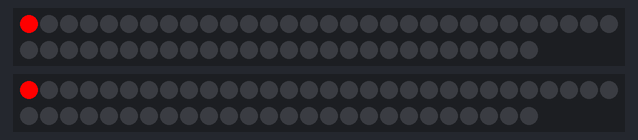
A sketch run on a simulated ATtiny85, built with avr-gcc and run on an emulated ATtiny85. On the bench: 2 × 56 RGB LEDs in strip order, left to right, continuing on the next row.

Above: at 0.16 s.
At 1.69 s:
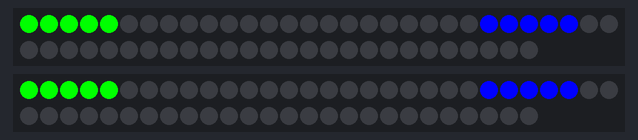
At 3.51 s:
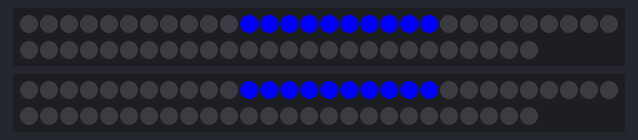
At 4.43 s:
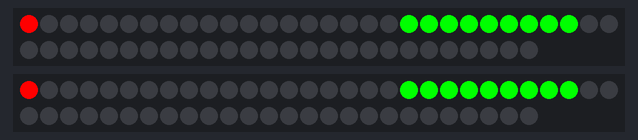
At 5.34 s:
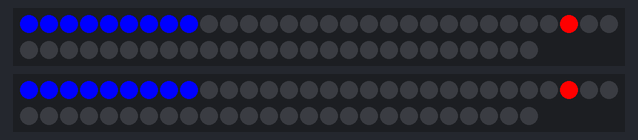
At 6.86 s:
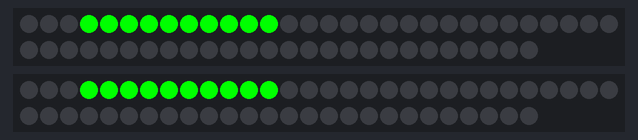

The sketch:

halldemo8.ino
```cpp
/* Written by Zachary Yama for the 2015-16 University of Idaho senior capstone project with
 * client Dr. Rinker and lead instructors Bruce Bolden and Dan Cordone.
 *
 * Project Start: 3/4/2016
 *
 * POV prototype code. Displays a simple ring half-blue and half-red to test our concept of timing
 * that will be used to reset images into a still-standing state on the final product.
 *
 * The outer LED is purple if the rps are indicative of the prototype's fan-motor overheating.
 * Otherwise, the outer LED is green.
 *
 * NOTE: Pin change interrupt code can be used to set pin as an interrupt. See functions for
 * more details. Likely useful for wireless communication when its time to add it, as the
 * trinket pro only has one physical interrupt on pin 3.
 *
 * It's also worth mentioning that there's a visibly noticable difference in the refresh rate
 * of processing 120 LEDs versus 14 on the prototype. Particularly when using halldemo.ino,
 * which displays two colored half-circles, the dividing line between the colors is much larger
 * with 120, versus 14.
 *
 */


#include <Adafruit_DotStar.h>
// Because conditional #includes don't work w/Arduino sketches...
#include <SPI.h>         // COMMENT OUT THIS LINE FOR GEMMA OR TRINKET
#include <avr/power.h> // ENABLE THIS LINE FOR GEMMA OR TRINKET
#include <avr/sleep.h>

#define NUM_STRIPS  8
#define NUM_ST_LEDS 14
#define NUM_LEDS 56

#define HALLPIN 8

#define DATA_A1 3
#define DATA_A2 4
#define DATA_A3 5
#define DATA_A4 6

#define DATA_B1 9
#define DATA_B2 10
#define DATA_B3 11
#define DATA_B4 12

#define CLOCK_A 13
#define CLOCK_B 13

/*
Adafruit_DotStar LED_A1 = Adafruit_DotStar(NUM_ST_LEDS, DATA_A1, CLOCK_A, DOTSTAR_BGR);
Adafruit_DotStar LED_A2 = Adafruit_DotStar(NUM_ST_LEDS, DATA_A2, CLOCK_A, DOTSTAR_BGR);
Adafruit_DotStar LED_A3 = Adafruit_DotStar(NUM_ST_LEDS, DATA_A3, CLOCK_A, DOTSTAR_BGR);
Adafruit_DotStar LED_A4 = Adafruit_DotStar(NUM_ST_LEDS, DATA_A4, CLOCK_A, DOTSTAR_BGR);

Adafruit_DotStar LED_B1 = Adafruit_DotStar(NUM_ST_LEDS, DATA_B1, CLOCK_B, DOTSTAR_BGR);
Adafruit_DotStar LED_B2 = Adafruit_DotStar(NUM_ST_LEDS, DATA_B2, CLOCK_B, DOTSTAR_BGR);
Adafruit_DotStar LED_B3 = Adafruit_DotStar(NUM_ST_LEDS, DATA_B3, CLOCK_B, DOTSTAR_BGR);
Adafruit_DotStar LED_B4 = Adafruit_DotStar(NUM_ST_LEDS, DATA_B4, CLOCK_B, DOTSTAR_BGR);*/

Adafruit_DotStar LED_A1 = Adafruit_DotStar(NUM_LEDS, DATA_A1, CLOCK_A, DOTSTAR_BGR);
Adafruit_DotStar LED_B1 = Adafruit_DotStar(NUM_LEDS, DATA_B1, CLOCK_B, DOTSTAR_BGR);

void setup() {
#if defined(__AVR_ATtiny85__) && (F_CPU == 16000000L)
  clock_prescale_set(clock_div_1); // Enable 16 MHz on Trinket
#endif
  LED_A1.begin();
  //LED_A2.begin();
  //LED_A3.begin();
  //LED_A4.begin();
  LED_B1.begin();
  //LED_B2.begin();
  //LED_B3.begin();
  //LED_B4.begin();

  LED_A1.clear();
  //LED_A2.clear();
  //LED_A3.clear();
  //LED_A4.clear();
  LED_B1.clear();
  //LED_B2.clear();
  //LED_B3.clear();
  //LED_B4.clear();

  LED_A1.show();
  //LED_A2.show();
  //LED_A3.show();
  //LED_A4.show();
  LED_B1.show();
  //LED_B2.show();
  //LED_B3.show();
  //LED_B4.show();
}


int      head  = 0, tail = -10; // Index of first 'on' and 'off' pixels
int      head2  = 0, tail2 = -10; // Index of first 'on' and 'off' pixels
uint32_t color = 0xFF0000;      // 'On' color (starts red)

void loop() {
  if(digitalRead(HALLPIN) == LOW) {
    LED_A1.setPixelColor(head, color);
    LED_A1.setPixelColor(tail, 0);
     LED_A1.setPixelColor(head, color);
    LED_A1.setPixelColor(tail, 0);
    /*LED_A2.setPixelColor(head, color);
    LED_A2.setPixelColor(tail, 0);
    LED_A3.setPixelColor(head, color);
    LED_A3.setPixelColor(tail, 0);
    LED_A4.setPixelColor(head, color);
    LED_A4.setPixelColor(tail, 0);*/
    LED_B1.setPixelColor(head, color);
    LED_B1.setPixelColor(tail, 0);
     LED_B1.setPixelColor(head, color);
    LED_B1.setPixelColor(tail, 0);
    /*LED_B2.setPixelColor(head, color);
    LED_B2.setPixelColor(tail, 0);
    LED_B3.setPixelColor(head, color);
    LED_B3.setPixelColor(tail, 0);
    LED_B4.setPixelColor(head, color);
    LED_B4.setPixelColor(tail, 0);*/

    LED_A1.show();
    //LED_A2.show();
    //LED_A3.show();
    //LED_A4.show();
    LED_B1.show();
    //LED_B2.show();
    //LED_B3.show();
    //LED_B4.show();                    // Refresh strip

    if(++head >= NUM_LEDS/2) {         // Increment head index.  Off end of strip?
      head = 0;                       //  Yes, reset head index to start
      if((color >>= 8) == 0)          //  Next color (R->G->B) ... past blue now?
        color = 0xFF0000;             //   Yes, reset to red
    }
    if(++tail >= NUM_LEDS/2) tail = 0; // Increment, reset tail indezx

    if(++head2 >= NUM_LEDS) {         // Increment head index.  Off end of strip?
      head2 = NUM_LEDS/2;                       //  Yes, reset head index to start
      if((color >>= 8) == 0)          //  Next color (R->G->B) ... past blue now?
        color = 0xFF0000;             //   Yes, reset to red
    }
    if(++tail2 >= NUM_LEDS) tail2 = NUM_LEDS/2; // Increment, reset tail indezx
  }
}
```

Measured:
- by itself, everything shown: repeats every 6.4 s, in 21 steps
